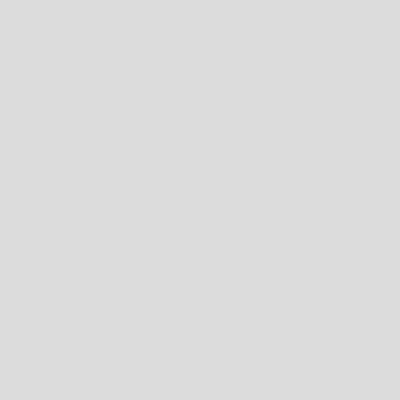
Frame 1 (no input)
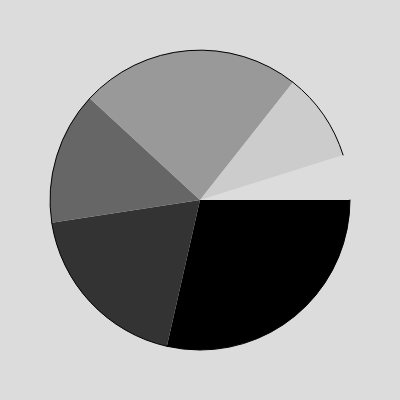
Frame 60 (no input)
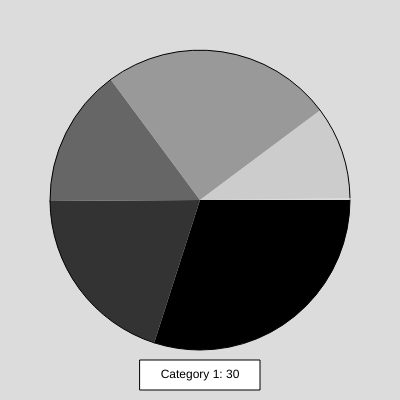
Frame 120 (the mouse pressed at the canvas centre since frame 60)

The p5.js sketch that drew these frames (run headless with seeded random() and noise() and a simulated clock; from frame 60 on, the mouse is pressed at the canvas centre):

// p5.js sketch
// ── sketch.js
// Pie chart data
let data = [30, 20, 15, 25, 10];
let labels = ['Category 1', 'Category 2', 'Category 3', 'Category 4', 'Category 5'];
let currentSlice = null;
let angles = [];
let animationStarted = true;

function setup() {
  createCanvas(400, 400);
  textAlign(CENTER, CENTER);
  initializeAngles();
}

function draw() {
  background(220);
  pieChart(200, 200, 150, data);
  if (currentSlice !== null) {
    fill(255);
    rect(140, 360, 120, 30);
    fill(0);
    text(labels[currentSlice] + ': ' + data[currentSlice], 200, 375);
  }
  if (animationStarted) {
    animateChart();
  }
}

function pieChart(x, y, radius, data) {
  let lastAngle = 0;
  for (let i = 0; i < data.length; i++) {
    let gray = map(i, 0, data.length, 0, 255);
    fill(gray);
    let angle = lastAngle + radians(angles[i]);
    arc(x, y, radius * 2, radius * 2, lastAngle, angle);
    if (isMouseOver(x, y, radius, lastAngle, angle)) {
      currentSlice = i;
    }
    lastAngle = angle;
  }
}

function isMouseOver(x, y, radius, startAngle, endAngle) {
  let mx = mouseX - x;
  let my = mouseY - y;
  let d = dist(mouseX, mouseY, x, y);
  if (d > radius) return false;

  let angle = atan2(my, mx);
  if (angle < 0) angle += TWO_PI;
  return angle >= startAngle && angle < endAngle;
}

function initializeAngles() {
  for (let i = 0; i < data.length; i++) {
    angles[i] = 0;
  }
}

function animateChart() {
  let shouldAnimate = false;
  for (let i = 0; i < data.length; i++) {
    let targetAngle = calcAngle(data[i], sum(data));
    let speed = (targetAngle - angles[i]) * 0.05;
    angles[i] += speed;
    if (abs(targetAngle - angles[i]) > 0.01) {
      shouldAnimate = true;
    }
  }
  if (!shouldAnimate) {
    animationStarted = false;
  } else {
    redraw();
  }
}

function sum(data) {
  return data.reduce((a, b) => a + b, 0);
}

function calcAngle(value, total) {
  return (value / total) * 360;
}
